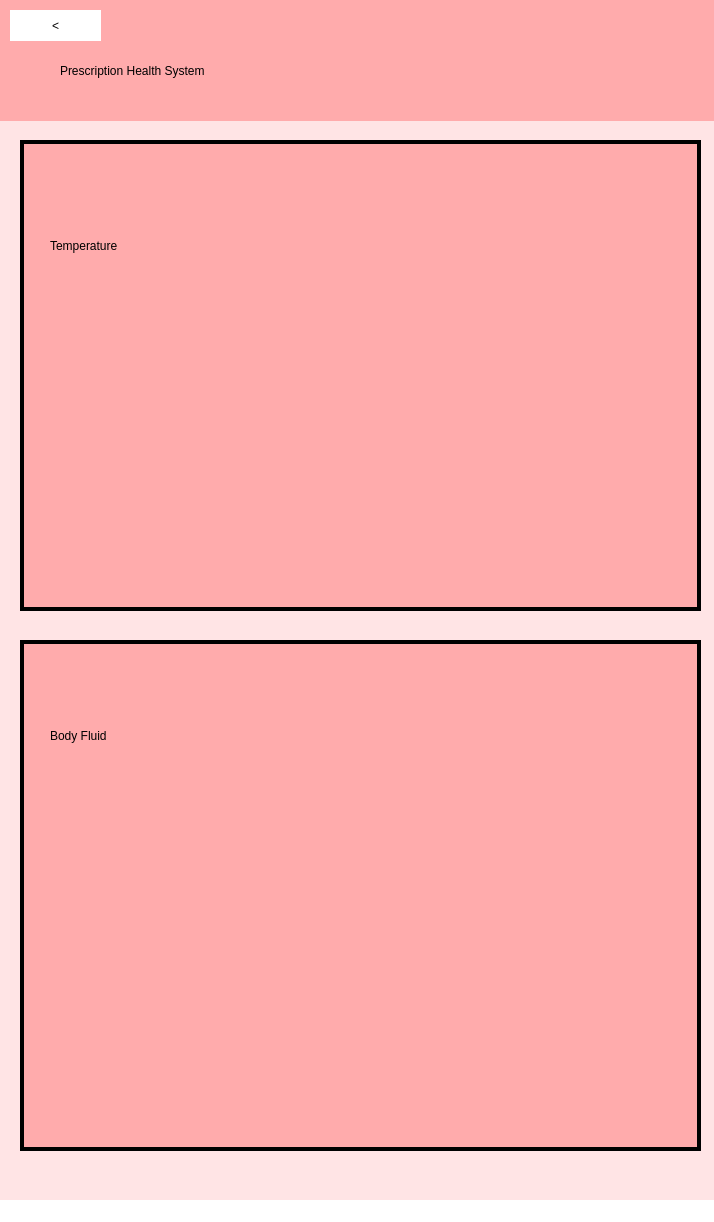
<?xml version="1.0" encoding="UTF-8"?>
<ui version="4.0">
 <class>MainWindow</class>
 <widget class="QMainWindow" name="MainWindow">
  <property name="geometry">
   <rect>
    <x>0</x>
    <y>0</y>
    <width>714</width>
    <height>1222</height>
   </rect>
  </property>
  <property name="windowTitle">
   <string>MainWindow</string>
  </property>
  <property name="styleSheet">
   <string notr="true">background-color: rgb(255, 255, 255);</string>
  </property>
  <widget class="QWidget" name="centralwidget">
   <widget class="QWidget" name="widget" native="true">
    <property name="geometry">
     <rect>
      <x>0</x>
      <y>-30</y>
      <width>720</width>
      <height>1280</height>
     </rect>
    </property>
    <property name="styleSheet">
     <string notr="true">background-color: rgb(255, 228, 229);</string>
    </property>
    <widget class="QWidget" name="widget_6" native="true">
     <property name="geometry">
      <rect>
       <x>20</x>
       <y>170</y>
       <width>681</width>
       <height>471</height>
      </rect>
     </property>
     <property name="styleSheet">
      <string notr="true">background-color: rgb(255, 171, 172);
border: 4px solid black;
</string>
     </property>
     <widget class="QLabel" name="bodytemp">
      <property name="geometry">
       <rect>
        <x>440</x>
        <y>40</y>
        <width>231</width>
        <height>261</height>
       </rect>
      </property>
      <property name="styleSheet">
       <string notr="true">border: 0px</string>
      </property>
      <property name="text">
       <string/>
      </property>
      <property name="pixmap">
       <pixmap resource="Config.qrc">:/newPrefix/temperature.png</pixmap>
      </property>
      <property name="scaledContents">
       <bool>true</bool>
      </property>
     </widget>
     <widget class="QLabel" name="label_6">
      <property name="geometry">
       <rect>
        <x>30</x>
        <y>70</y>
        <width>251</width>
        <height>71</height>
       </rect>
      </property>
      <property name="styleSheet">
       <string notr="true">font: 36pt &quot;MS Shell Dlg 2&quot;;
border: 0px;</string>
      </property>
      <property name="text">
       <string>Temperature</string>
      </property>
     </widget>
    </widget>
    <widget class="QWidget" name="widget_8" native="true">
     <property name="geometry">
      <rect>
       <x>20</x>
       <y>670</y>
       <width>681</width>
       <height>511</height>
      </rect>
     </property>
     <property name="styleSheet">
      <string notr="true">background-color: rgb(255, 171, 172);
border: 4px solid black;
</string>
     </property>
     <widget class="QLabel" name="label_4">
      <property name="geometry">
       <rect>
        <x>30</x>
        <y>60</y>
        <width>221</width>
        <height>71</height>
       </rect>
      </property>
      <property name="styleSheet">
       <string notr="true">font: 36pt &quot;MS Shell Dlg 2&quot;;
border: 0px;</string>
      </property>
      <property name="text">
       <string>Body Fluid</string>
      </property>
     </widget>
     <widget class="QLabel" name="bodyfluid">
      <property name="geometry">
       <rect>
        <x>480</x>
        <y>50</y>
        <width>181</width>
        <height>361</height>
       </rect>
      </property>
      <property name="styleSheet">
       <string notr="true">border: 0px</string>
      </property>
      <property name="text">
       <string/>
      </property>
      <property name="pixmap">
       <pixmap resource="Config.qrc">:/newPrefix/bodyfluid.png</pixmap>
      </property>
      <property name="scaledContents">
       <bool>true</bool>
      </property>
     </widget>
    </widget>
    <widget class="QWidget" name="widget_2" native="true">
     <property name="geometry">
      <rect>
       <x>-10</x>
       <y>30</y>
       <width>731</width>
       <height>121</height>
      </rect>
     </property>
     <property name="styleSheet">
      <string notr="true">background-color: rgb(255, 171, 172);
</string>
     </property>
     <widget class="QLabel" name="label">
      <property name="geometry">
       <rect>
        <x>70</x>
        <y>40</y>
        <width>601</width>
        <height>61</height>
       </rect>
      </property>
      <property name="layoutDirection">
       <enum>Qt::LeftToRight</enum>
      </property>
      <property name="styleSheet">
       <string notr="true">font: 28pt &quot;MS Shell Dlg 2&quot;;
text-align: center;
border:0px;</string>
      </property>
      <property name="text">
       <string>Prescription Health System</string>
      </property>
     </widget>
     <widget class="QPushButton" name="GoBack">
      <property name="geometry">
       <rect>
        <x>20</x>
        <y>10</y>
        <width>91</width>
        <height>31</height>
       </rect>
      </property>
      <property name="styleSheet">
       <string notr="true">color: rgb(0, 0, 0);
background-color: white;
border-radius:20px;
font: 26pt &quot;MS Shell Dlg 2&quot;;

</string>
      </property>
      <property name="text">
       <string>&lt;</string>
      </property>
     </widget>
    </widget>
   </widget>
  </widget>
  <widget class="QStatusBar" name="statusbar"/>
 </widget>
 <resources>
  <include location="Config.qrc"/>
 </resources>
 <connections/>
</ui>
